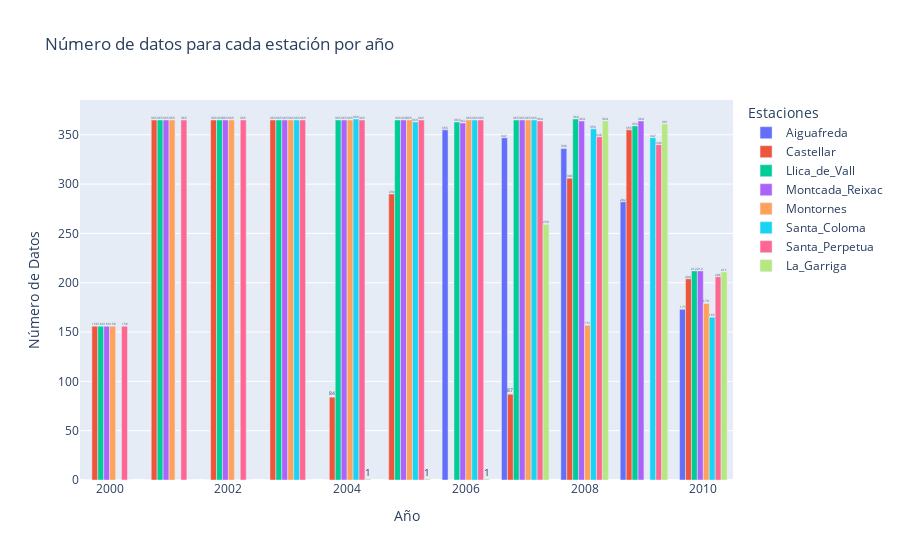

This figure's notebook cell:
### Code cell
# 6. Contar el número de datos por estación y por año
tabla_contingencia = TotalDat.groupby(['Estacio', 'Year']).size().reset_index(name='Count')

# Crear el gráfico interactivo con Plotly
fig = px.bar(tabla_contingencia, x='Year', y='Count', color='Estacio', 
             title="Número de datos para cada estación por año", 
             labels={"Count": "Número de Datos", "Year": "Año", "Estacio": "Estación"},
             barmode='group',  # Puedes usar 'stack' para barras apiladas o 'group' para barras agrupadas
             text='Count', hover_name="Estacio")

# Personalizar el diseño del gráfico
fig.update_layout(
    xaxis_title="Año",
    yaxis_title="Número de Datos",
    legend_title="Estaciones",
    bargap=0.2,
    hovermode="x unified"
)

# Mostrar el gráfico interactivo
fig.show()

### Figure 1 — Plotly figure (JSON) as saved in the notebook; plotly's stock layout.template omitted (floating-point values rounded to 4 significant figures)
{"data": [{"alignmentgroup": "True", "hovertemplate": "<b>%{hovertext}</b><br><br>Estación=Aiguafreda<br>Año=%{x}<br>Número de Datos=%{text}<extra></extra>", "hovertext": ["Aiguafreda", "Aiguafreda", "Aiguafreda", "Aiguafreda", "Aiguafreda", "Aiguafreda", "Aiguafreda", "Aiguafreda", "Aiguafreda", "Aiguafreda", "Aiguafreda"], "legendgroup": "Aiguafreda", "marker": {"color": "#636efa", "pattern": {"shape": ""}}, "name": "Aiguafreda", "offsetgroup": "Aiguafreda", "orientation": "v", "showlegend": true, "text": [0, 0, 0, 0, 0, 0, 355, 347, 336, 282, 173], "textposition": "auto", "type": "bar", "x": [2000, 2001, 2002, 2003, 2004, 2005, 2006, 2007, 2008, 2009, 2010], "xaxis": "x", "y": [0, 0, 0, 0, 0, 0, 355, 347, 336, 282, 173], "yaxis": "y"}, {"alignmentgroup": "True", "hovertemplate": "<b>%{hovertext}</b><br><br>Estación=Castellar<br>Año=%{x}<br>Número de Datos=%{text}<extra></extra>", "hovertext": ["Castellar", "Castellar", "Castellar", "Castellar", "Castellar", "Castellar", "Castellar", "Castellar", "Castellar", "Castellar", "Castellar"], "legendgroup": "Castellar", "marker": {"color": "#EF553B", "pattern": {"shape": ""}}, "name": "Castellar", "offsetgroup": "Castellar", "orientation": "v", "showlegend": true, "text": [156, 365, 365, 365, 84, 290, 0, 87, 306, 355, 204], "textposition": "auto", "type": "bar", "x": [2000, 2001, 2002, 2003, 2004, 2005, 2006, 2007, 2008, 2009, 2010], "xaxis": "x", "y": [156, 365, 365, 365, 84, 290, 0, 87, 306, 355, 204], "yaxis": "y"}, {"alignmentgroup": "True", "hovertemplate": "<b>%{hovertext}</b><br><br>Estación=Llica_de_Vall<br>Año=%{x}<br>Número de Datos=%{text}<extra></extra>", "hovertext": ["Llica_de_Vall", "Llica_de_Vall", "Llica_de_Vall", "Llica_de_Vall", "Llica_de_Vall", "Llica_de_Vall", "Llica_de_Vall", "Llica_de_Vall", "Llica_de_Vall", "Llica_de_Vall", "Llica_de_Vall"], "legendgroup": "Llica_de_Vall", "marker": {"color": "#00cc96", "pattern": {"shape": ""}}, "name": "Llica_de_Vall", "offsetgroup": "Llica_de_Vall", "orientation": "v", "showlegend": true, "text": [156, 365, 365, 365, 365, 365, 363, 365, 366, 359, 212], "textposition": "auto", "type": "bar", "x": [2000, 2001, 2002, 2003, 2004, 2005, 2006, 2007, 2008, 2009, 2010], "xaxis": "x", "y": [156, 365, 365, 365, 365, 365, 363, 365, 366, 359, 212], "yaxis": "y"}, {"alignmentgroup": "True", "hovertemplate": "<b>%{hovertext}</b><br><br>Estación=Montcada_Reixac<br>Año=%{x}<br>Número de Datos=%{text}<extra></extra>", "hovertext": ["Montcada_Reixac", "Montcada_Reixac", "Montcada_Reixac", "Montcada_Reixac", "Montcada_Reixac", "Montcada_Reixac", "Montcada_Reixac", "Montcada_Reixac", "Montcada_Reixac", "Montcada_Reixac", "Montcada_Reixac"], "legendgroup": "Montcada_Reixac", "marker": {"color": "#ab63fa", "pattern": {"shape": ""}}, "name": "Montcada_Reixac", "offsetgroup": "Montcada_Reixac", "orientation": "v", "showlegend": true, "text": [156, 365, 365, 365, 365, 365, 362, 365, 364, 364, 212], "textposition": "auto", "type": "bar", "x": [2000, 2001, 2002, 2003, 2004, 2005, 2006, 2007, 2008, 2009, 2010], "xaxis": "x", "y": [156, 365, 365, 365, 365, 365, 362, 365, 364, 364, 212], "yaxis": "y"}, {"alignmentgroup": "True", "hovertemplate": "<b>%{hovertext}</b><br><br>Estación=Montornes<br>Año=%{x}<br>Número de Datos=%{text}<extra></extra>", "hovertext": ["Montornes", "Montornes", "Montornes", "Montornes", "Montornes", "Montornes", "Montornes", "Montornes", "Montornes", "Montornes", "Montornes"], "legendgroup": "Montornes", "marker": {"color": "#FFA15A", "pattern": {"shape": ""}}, "name": "Montornes", "offsetgroup": "Montornes", "orientation": "v", "showlegend": true, "text": [156, 365, 365, 365, 365, 365, 365, 365, 157, 0, 179], "textposition": "auto", "type": "bar", "x": [2000, 2001, 2002, 2003, 2004, 2005, 2006, 2007, 2008, 2009, 2010], "xaxis": "x", "y": [156, 365, 365, 365, 365, 365, 365, 365, 157, 0, 179], "yaxis": "y"}, {"alignmentgroup": "True", "hovertemplate": "<b>%{hovertext}</b><br><br>Estación=Santa_Coloma<br>Año=%{x}<br>Número de Datos=%{text}<extra></extra>", "hovertext": ["Santa_Coloma", "Santa_Coloma", "Santa_Coloma", "Santa_Coloma", "Santa_Coloma", "Santa_Coloma", "Santa_Coloma", "Santa_Coloma", "Santa_Coloma", "Santa_Coloma", "Santa_Coloma"], "legendgroup": "Santa_Coloma", "marker": {"color": "#19d3f3", "pattern": {"shape": ""}}, "name": "Santa_Coloma", "offsetgroup": "Santa_Coloma", "orientation": "v", "showlegend": true, "text": [0, 0, 0, 365, 366, 363, 365, 365, 356, 347, 165], "textposition": "auto", "type": "bar", "x": [2000, 2001, 2002, 2003, 2004, 2005, 2006, 2007, 2008, 2009, 2010], "xaxis": "x", "y": [0, 0, 0, 365, 366, 363, 365, 365, 356, 347, 165], "yaxis": "y"}, {"alignmentgroup": "True", "hovertemplate": "<b>%{hovertext}</b><br><br>Estación=Santa_Perpetua<br>Año=%{x}<br>Número de Datos=%{text}<extra></extra>", "hovertext": ["Santa_Perpetua", "Santa_Perpetua", "Santa_Perpetua", "Santa_Perpetua", "Santa_Perpetua", "Santa_Perpetua", "Santa_Perpetua", "Santa_Perpetua", "Santa_Perpetua", "Santa_Perpetua", "Santa_Perpetua"], "legendgroup": "Santa_Perpetua", "marker": {"color": "#FF6692", "pattern": {"shape": ""}}, "name": "Santa_Perpetua", "offsetgroup": "Santa_Perpetua", "orientation": "v", "showlegend": true, "text": [156, 365, 365, 365, 365, 365, 365, 364, 348, 340, 206], "textposition": "auto", "type": "bar", "x": [2000, 2001, 2002, 2003, 2004, 2005, 2006, 2007, 2008, 2009, 2010], "xaxis": "x", "y": [156, 365, 365, 365, 365, 365, 365, 364, 348, 340, 206], "yaxis": "y"}, {"alignmentgroup": "True", "hovertemplate": "<b>%{hovertext}</b><br><br>Estación=La_Garriga<br>Año=%{x}<br>Número de Datos=%{text}<extra></extra>", "hovertext": ["La_Garriga", "La_Garriga", "La_Garriga", "La_Garriga", "La_Garriga", "La_Garriga", "La_Garriga", "La_Garriga", "La_Garriga", "La_Garriga", "La_Garriga"], "legendgroup": "La_Garriga", "marker": {"color": "#B6E880", "pattern": {"shape": ""}}, "name": "La_Garriga", "offsetgroup": "La_Garriga", "orientation": "v", "showlegend": true, "text": [0, 0, 0, 0, 1, 1, 1, 259, 364, 361, 211], "textposition": "auto", "type": "bar", "x": [2000, 2001, 2002, 2003, 2004, 2005, 2006, 2007, 2008, 2009, 2010], "xaxis": "x", "y": [0, 0, 0, 0, 1, 1, 1, 259, 364, 361, 211], "yaxis": "y"}], "layout": {"bargap": 0.2, "barmode": "group", "hovermode": "x unified", "legend": {"title": {"text": "Estaciones"}, "tracegroupgap": 0}, "title": {"text": "Número de datos para cada estación por año"}, "xaxis": {"anchor": "y", "domain": [0, 1], "title": {"text": "Año"}}, "yaxis": {"anchor": "x", "domain": [0, 1], "title": {"text": "Número de Datos"}}}}
